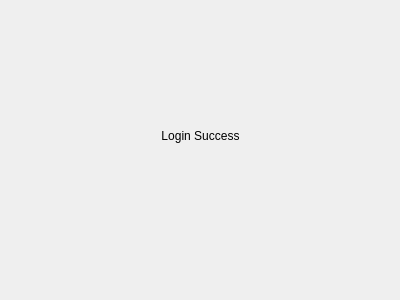
<?xml version="1.0" encoding="UTF-8"?>
<ui version="4.0">
 <class>secDialog</class>
 <widget class="QWidget" name="secDialog">
  <property name="geometry">
   <rect>
    <x>0</x>
    <y>0</y>
    <width>400</width>
    <height>300</height>
   </rect>
  </property>
  <property name="windowTitle">
   <string>secDialog</string>
  </property>
  <widget class="QLabel" name="label">
   <property name="geometry">
    <rect>
     <x>-20</x>
     <y>50</y>
     <width>441</width>
     <height>171</height>
    </rect>
   </property>
   <property name="text">
    <string>Login Success</string>
   </property>
   <property name="alignment">
    <set>Qt::AlignCenter</set>
   </property>
  </widget>
 </widget>
 <layoutdefault spacing="6" margin="11"/>
 <resources/>
 <connections/>
</ui>
